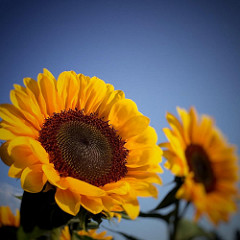
#> input picture flowers/sunflower/sunflo (1).jpg, 240 x 240 px
$ jupyter execute --allow-errors image_classification.ipynb
#> lines starting #> are read from the running program, lines starting #| are printed output that depends on the picture
[cell 1]
print('Hello nerd')

[cell 2]
#Inisialisasi neural network, bobot n bias

from random import seed
from random import random

def init_network(n_inputs, n_hidden, n_outputs):
	network = list()
	hidden_layer = [{'weights':[random() for i in range(n_inputs + 1)]} for i in range(n_hidden)]
	network.append(hidden_layer)
	output_layer = [{'weights':[random() for i in range(n_hidden + 1)]} for i in range(n_outputs)]
	network.append(output_layer)
	return network

seed(1)
network = init_network(2, 1, 2)
for layer in network:
	print(layer)

[cell 3]
#directory

base_dir = './flowers/'
sunflower_dir = './flowers/sunflower/'
daisy_dir = './flowers/daisy/'
dandelion_dir = './flowers/dandelion/'

[cell 4]
#Visualisasi data

import cv2
import matplotlib.pyplot as plt
import numpy as np

def vizualization(flowers_name,DIR):
    plt.suptitle(flowers_name)
    dir_name=os.listdir(DIR)
    for j in range(0,4):
        img = dir_name[j]
        img = cv2.imread(DIR+img)
        img = cv2.cvtColor(img, cv2.COLOR_BGR2RGB)
        plt.imshow(img)
        plt.show()

#> (the rest of this cell did not finish here and is left out)

[cell 5]
#convert ke gray image

def grayImage(image):
#> called with image = './flowers/sunflower/sunflo (1).jpg'
    img = cv2.imread(image)
#> img is the input picture: shape (240, 240, 3); mean B, G, R 74.7, 93.8, 111.3

    img_gray = cv2.cvtColor(img, cv2.COLOR_BGR2GRAY)
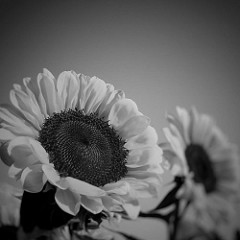
#> img_gray: shape (240, 240); min 0, max 217, mean 96.8
    img_rgb = cv2.cvtColor(img_gray, cv2.COLOR_BGR2RGB)

    width = int(320)
    height = int(240)
    dim = (width, height)

    resized = cv2.resize(img_rgb, dim, interpolation = cv2.INTER_AREA)
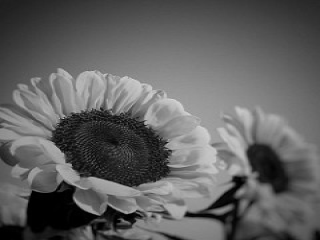
#> resized: shape (240, 320, 3); min 0, max 217, mean 96.8

    return resized

plt.imshow(grayImage('./flowers/sunflower/sunflo (1).jpg'))
plt.show()

[cell 6]
#fungsi sigmoid

import math

def sigmoid(x):
  return 1 / (1 + math.exp(-x))

print(sigmoid(32))

[cell 7]
# Calculate neuron activation for an input
def activate(weights, inputs):
	activation = weights[-1]
	for i in range(len(weights)-1):
		activation += weights[i] * inputs[i]
	return activation

[cell 8]
def transfer_derivative(output):
	return output * (1.0 - output)

# menghitung error backpropagation
def backward_propagate_error(network, expected):
	for i in reversed(range(len(network))):
		layer = network[i]
		errors = list()
		if i != len(network)-1:
			for j in range(len(layer)):
				error = 0.0
				for neuron in network[i + 1]:
					error += (neuron['weights'][j] * neuron['delta'])
				errors.append(error)
		else:
			for j in range(len(layer)):
				neuron = layer[j]
				errors.append(expected[j] - neuron['output'])
		for j in range(len(layer)):
			neuron = layer[j]
			neuron['delta'] = errors[j] * transfer_derivative(neuron['output'])

# test error backpropagation
network = [[{'output': 0.7105668883115941, 'weights': [0.13436424411240122, 0.8474337369372327, 0.763774618976614]}],
		[{'output': 0.6213859615555266, 'weights': [0.2550690257394217, 0.49543508709194095]}, {'output': 0.6573693455986976, 'weights': [0.4494910647887381, 0.651592972722763]}],
		[{'output': 0.6213859615555266, 'weights': [0.2550690257394217, 0.49543508709194095]}, {'output': 0.6573693455986976, 'weights': [0.4494910647887381, 0.651592972722763]}]]
expected = [0, 1, 1]
backward_propagate_error(network, expected)
for layer in network:
	print(layer)

[cell 9]
# backporopagation - Feedforward
def forward_propagate(network, row):
	inputs = row
	for layer in network:
		new_inputs = []
		for neuron in layer:
			activation = activate(neuron['weights'], inputs)
			neuron['output'] = sigmoid(activation)
			new_inputs.append(neuron['output'])
		inputs = new_inputs
	return inputs

[cell 10]
# Calculate the derivative of an neuron output
def transfer_derivative(output):
	return output * (1.0 - output)

# Backpropagate error and store in neurons
def backward_propagate_error(network, expected):
	for i in reversed(range(len(network))):
		layer = network[i]
		errors = list()
		if i != len(network)-1:
			for j in range(len(layer)):
				error = 0.0
				for neuron in network[i + 1]:
					error += (neuron['weights'][j] * neuron['delta'])
				errors.append(error)
		else:
			for j in range(len(layer)):
				neuron = layer[j]
				errors.append(expected[j] - neuron['output'])
		for j in range(len(layer)):
			neuron = layer[j]
			neuron['delta'] = errors[j] * transfer_derivative(neuron['output'])

# test backpropagation of error
network = [[{'output': 0.7105668883115941, 'weights': [0.13436424411240122, 0.8474337369372327, 0.763774618976614]}],
		[{'output': 0.6213859615555266, 'weights': [0.2550690257394217, 0.49543508709194095]}, {'output': 0.6573693455986976, 'weights': [0.4494910647887381, 0.651592972722763]}],
		[{'output': 0.6213859615555266, 'weights': [0.2550690257394217, 0.49543508709194095]}, {'output': 0.6573693455986976, 'weights': [0.4494910647887381, 0.651592972722763]}]]
expected = [0, 1, 1]
backward_propagate_error(network, expected)
for layer in network:
	print(layer)

# Update bobot
def update_weights(network, row, l_rate):
	for i in range(len(network)):
		inputs = row[:-1]
		if i != 0:
			inputs = [neuron['output'] for neuron in network[i - 1]]
		for neuron in network[i]:
			for j in range(len(inputs)):
				neuron['weights'][j] += l_rate * neuron['delta'] * inputs[j]
			neuron['weights'][-1] += l_rate * neuron['delta']
